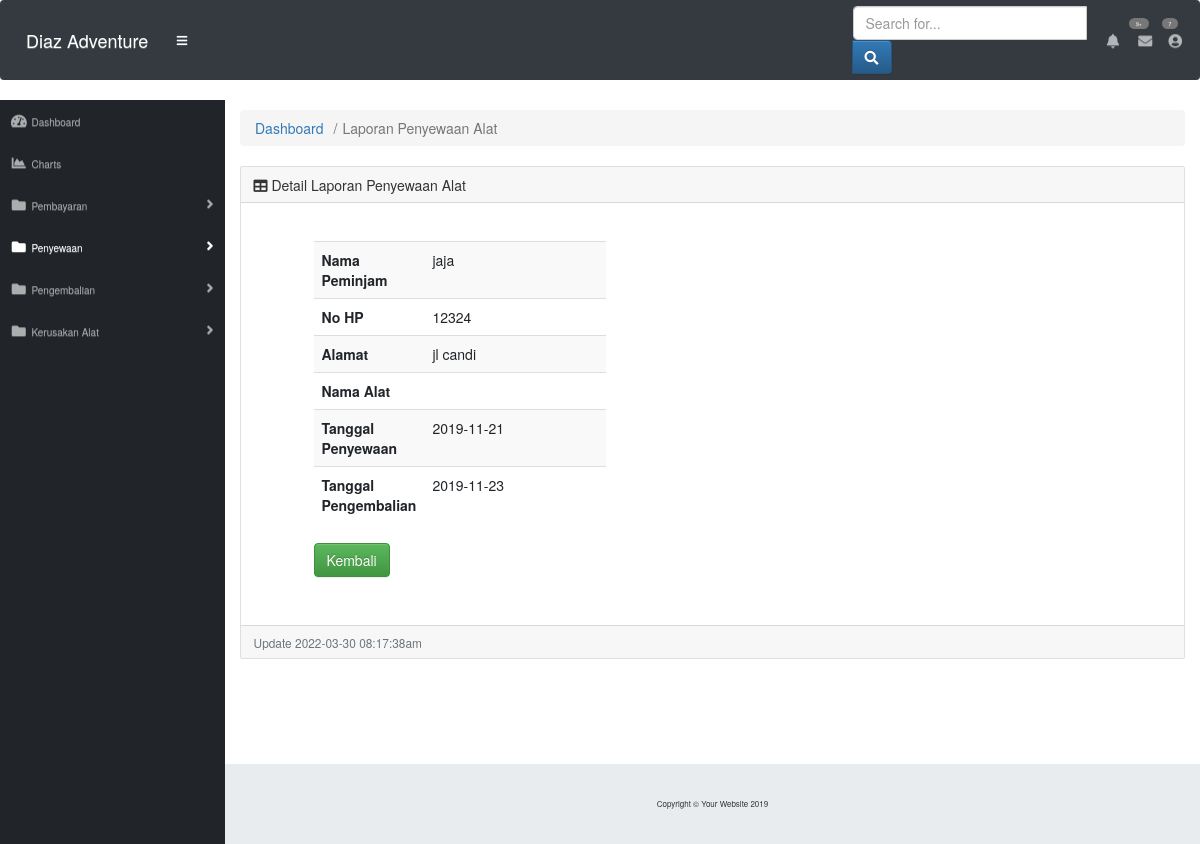
The app's page /Penyewaan_admin/tampil/3 with its own data.
### tables this page shows
CREATE TABLE `penyewaan` (
  `ID_sewa` int(80) NOT NULL,
  `nama` varchar(80) NOT NULL,
  `no_tlpn` int(15) NOT NULL,
  `alamat` varchar(255) NOT NULL,
  `nama_alat` varchar(255) NOT NULL,
  `tgl_penyewaan` date NOT NULL,
  `tgl_pengembalian` date NOT NULL,
  `biaya_sewa` int(11) NOT NULL,
  `jumlah_alat` int(11) NOT NULL,
  `harga_sewa` int(11) NOT NULL,
  `subtotal` int(20) NOT NULL,
  `status` varchar(50) NOT NULL,
  `denda` int(50) NOT NULL,
  `keterangan` varchar(50) NOT NULL,
  `ID_alat` int(11) NOT NULL
);

### application/controllers/Penyewaan_admin.php (called while the page is built, shortened)
<?php
class Penyewaan_admin extends CI_Controller {
	public function tampil($kode = 0){
		$this->load->model('m_penyewaan_admin');
		$data_soal = $this->m_penyewaan_admin->Ambil("where ID_sewa = '$kode'")->result_array();
		$data = array(
			'ID_sewa' => $data_soal[0]['ID_sewa'],
			'nama' => $data_soal[0]['nama'],
			'no_tlpn' => $data_soal[0]['no_tlpn'],
			'alamat' => $data_soal[0]['alamat'],
			'nama_alat' => $data_soal[0]['nama_alat'],
			'tgl_penyewaan' => $data_soal[0]['tgl_penyewaan'],
			'tgl_pengembalian' => $data_soal[0]['tgl_pengembalian'],
			'biaya_sewa' => $data_soal[0]['biaya_sewa'],
		);
		$this->load->view('admin/v_lihat_laporan', $data);
	}
}

### index.php (called while the page is built, shortened)
<?php
require_once BASEPATH.'core/CodeIgniter.php';

### application/models/m_penyewaan_admin.php (called while the page is built, shortened)
<?php
class M_penyewaan_admin extends CI_Model {
 public function Ambil($where= "") {
      $data = $this->db->query('select * from penyewaan '.$where);
      return $data;
	}
}

### application/views/admin/v_lihat_laporan.php (the view, shortened to what this page needs)
<!DOCTYPE html>
<html lang="en">
<head>
  <link href="<?php echo base_url().'assets/sbadmin/vendor/fontawesome-free/css/all.min.css'?>" rel="stylesheet" type="text/css">
  <link href="<?php echo base_url().'assets/sbadmin/vendor/datatables/dataTables.bootstrap4.css'?>" rel="stylesheet" >
  <link href="<?php echo base_url().'assets/sbadmin/css/sb-admin.css'?>" rel="stylesheet">
	<link rel="stylesheet" href="https://maxcdn.bootstrapcdn.com/bootstrap/3.3.6/css/bootstrap.min.css">
	<link rel="stylesheet" href="https://maxcdn.bootstrapcdn.com/bootstrap/3.3.6/css/bootstrap-theme.min.css">
</head>
	<body id="page-top">
	<nav class="navbar navbar-expand navbar-dark bg-dark static-top">
    <a class="navbar-brand mr-1" href="index.html">Diaz Adventure</a>
    <button class="btn btn-link btn-sm text-white order-1 order-sm-0" id="sidebarToggle" href="#">
      <i class="fas fa-bars"></i>
    </button>
    <form class="d-none d-md-inline-block form-inline ml-auto mr-0 mr-md-3 my-2 my-md-0">
      <div class="input-group">
      <input type="text" class="form-control" placeholder="Search for..." aria-label="Search" aria-describedby="basic-addon2">
      <div class="input-group-append">
        <button class="btn btn-primary" type="button">
        <i class="fas fa-search"></i>
        </button>
        </div>
      </div>
    </form>
    <ul class="navbar-nav ml-auto ml-md-0">
      <li class="nav-item dropdown no-arrow mx-1">
        <a class="nav-link dropdown-toggle" href="#" id="alertsDropdown" role="button" data-toggle="dropdown" aria-haspopup="true" aria-expanded="false">
        <i class="fas fa-bell fa-fw"></i>
        <span class="badge badge-danger">9+</span>
        </a>
      </li>
      <li class="nav-item dropdown no-arrow mx-1">
        <a class="nav-link dropdown-toggle" href="#" id="messagesDropdown" role="button" data-toggle="dropdown" aria-haspopup="true" aria-expanded="false">
          <i class="fas fa-envelope fa-fw"></i>
          <span class="badge badge-danger">7</span>
        </a>
      </li>
      <li class="nav-item dropdown no-arrow">
        <a class="nav-link dropdown-toggle" href="#" id="userDropdown" role="button" data-toggle="dropdown" aria-haspopup="true" aria-expanded="false">
          <i class="fas fa-user-circle fa-fw"></i>
        </a>
      </li>
    </ul>
</nav>
	<div id="wrapper">
    <ul class="sidebar navbar-nav">
      <li class="nav-item">
        <a class="nav-link" href="<?php echo site_url('Dasboard/admin') ?>">
          <i class="fas fa-fw fa-tachometer-alt"></i>
          <span>Dashboard</span>
        </a>
      </li>
	  <li class="nav-item">
        <a class="nav-link" href="#">
          <i class="fas fa-fw fa-chart-area"></i>
          <span>Charts</span></a>
      </li>
      <li class="nav-item dropdown">
        <a class="nav-link dropdown-toggle" href="#" id="pagesDropdown" role="button" data-toggle="dropdown" aria-haspopup="true" aria-expanded="false">
          <i class="fas fa-fw fa-folder"></i>
          <span>Pembayaran</span>
        </a>
      </li>
      <li class="nav-item dropdown active">
        <a class="nav-link dropdown-toggle" href="#" id="pagesDropdown" role="button" data-toggle="dropdown" aria-haspopup="true" aria-expanded="false">
          <i class="fas fa-fw fa-folder"></i>
          <span>Penyewaan</span>
        </a>
      </li>
		<li class="nav-item dropdown">
        <a class="nav-link dropdown-toggle" href="#" id="pagesDropdown" role="button" data-toggle="dropdown" aria-haspopup="true" aria-expanded="false">
          <i class="fas fa-fw fa-folder"></i>
          <span>Pengembalian</span>
        </a>
		</li>
		<li class="nav-item dropdown">
			<a class="nav-link dropdown-toggle" href="#" id="pagesDropdown" role="button" data-toggle="dropdown" aria-haspopup="true" aria-expanded="false">
			  <i class="fas fa-fw fa-folder"></i>
			  <span>Kerusakan Alat</span>
			</a>
    </ul>
<div id="content-wrapper">
    <div class="container-fluid">
        <ol class="breadcrumb">
          <li class="breadcrumb-item">
            <a href="#">Dashboard</a>
          </li>
          <li class="breadcrumb-item active">Laporan Penyewaan Alat</li>
        </ol>
        <div class="card mb-3">
			<div class="card-header"> <i class="fas fa-table"></i>
            Detail Laporan Penyewaan Alat</div>
    <div class="card-body">
        <div class="table-responsive">
			<div class="col-md-10">
				<div class="row">
					<div class="col-md-12">
						<div class="content-box-large">
							<div class="panel-body">
            <div class="col-md-6">
				<div class="content-box-large">
					<div class="panel-heading">
				<div class="table-responsive">
            <table class="table table-striped">
                <tr><th width='30%'>Nama Peminjam</th><td><?php echo $nama; ?></td></tr>
                <tr><th width='30%'>No HP</th><td><?php echo $no_tlpn; ?></td></tr>
                <tr><th width='30%'>Alamat</th><td><?php echo $alamat; ?></td></tr>
                <tr><th width='30%'>Nama Alat</th><td><?php echo $nama_alat; ?></td></tr>
                <tr><th width='30%'>Tanggal Penyewaan</th><td><?php echo $tgl_penyewaan; ?></td></tr>
                <tr><th width='30%'>Tanggal Pengembalian</th><td><?php echo $tgl_pengembalian; ?></td></tr>
            </table>
				</div>
						<p><a class="btn btn-success" href="<?php echo base_url();?>Penyewaan_admin">Kembali</a></p>
                    </div>
                </div>
            </div>
							</div>
					</div>
					</div>
				</div>
			</div>
        </div>
    </div>
          <div class="card-footer small text-muted"><?php echo "Update " . date("Y-m-d h:i:sa") . "<br>";?></div>
        </div>
    </div>
</div>
      <footer class="sticky-footer">
        <div class="container my-auto">
          <div class="copyright text-center my-auto">
            <span>Copyright © Your Website 2019</span>
          </div>
        </div>
      </footer>
    </div>
  </body>
</html>

### records on screen
penyewaan: nama "jaja", no_tlpn "12324", alamat "jl candi", tgl_penyewaan "2019-11-21", tgl_pengembalian "2019-11-23"
